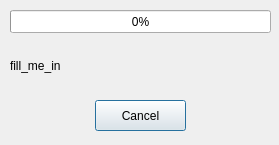
<?xml version="1.0" encoding="UTF-8"?>
<ui version="4.0">
 <class>Dialog</class>
 <widget class="QDialog" name="Dialog">
  <property name="geometry">
   <rect>
    <x>0</x>
    <y>0</y>
    <width>279</width>
    <height>145</height>
   </rect>
  </property>
  <property name="minimumSize">
   <size>
    <width>279</width>
    <height>145</height>
   </size>
  </property>
  <property name="maximumSize">
   <size>
    <width>279</width>
    <height>145</height>
   </size>
  </property>
  <property name="windowTitle">
   <string>QPaste</string>
  </property>
  <property name="windowIcon">
   <iconset resource="../qresources/libqresources.qrc">
    <normaloff>:/share/qresources/resources/gtk-paste.svg</normaloff>:/share/qresources/resources/gtk-paste.svg</iconset>
  </property>
  <widget class="QPushButton" name="cancelButton">
   <property name="geometry">
    <rect>
     <x>95</x>
     <y>100</y>
     <width>91</width>
     <height>31</height>
    </rect>
   </property>
   <property name="text">
    <string>Cancel</string>
   </property>
   <property name="icon">
    <iconset resource="../qresources/libqresources.qrc">
     <normaloff>:/share/qresources/resources/editdelete.svg</normaloff>:/share/qresources/resources/editdelete.svg</iconset>
   </property>
  </widget>
  <widget class="QProgressBar" name="ProgressBar">
   <property name="geometry">
    <rect>
     <x>10</x>
     <y>10</y>
     <width>261</width>
     <height>23</height>
    </rect>
   </property>
   <property name="maximum">
    <number>100</number>
   </property>
   <property name="value">
    <number>0</number>
   </property>
  </widget>
  <widget class="QLabel" name="TextLabel">
   <property name="geometry">
    <rect>
     <x>10</x>
     <y>40</y>
     <width>261</width>
     <height>51</height>
    </rect>
   </property>
   <property name="text">
    <string>fill_me_in</string>
   </property>
  </widget>
 </widget>
 <resources>
  <include location="../qresources/libqresources.qrc"/>
 </resources>
 <connections/>
 <designerdata>
  <property name="gridDeltaX">
   <number>5</number>
  </property>
  <property name="gridDeltaY">
   <number>5</number>
  </property>
  <property name="gridSnapX">
   <bool>true</bool>
  </property>
  <property name="gridSnapY">
   <bool>true</bool>
  </property>
  <property name="gridVisible">
   <bool>true</bool>
  </property>
 </designerdata>
</ui>
